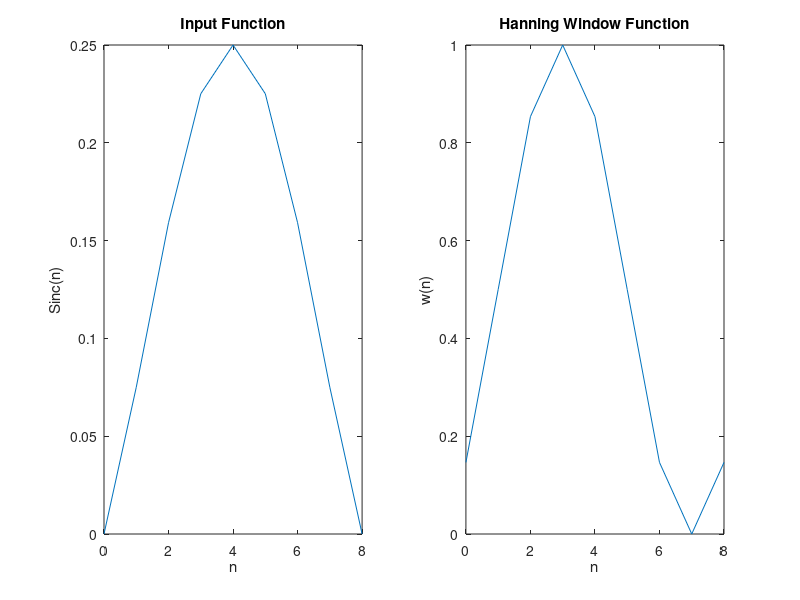
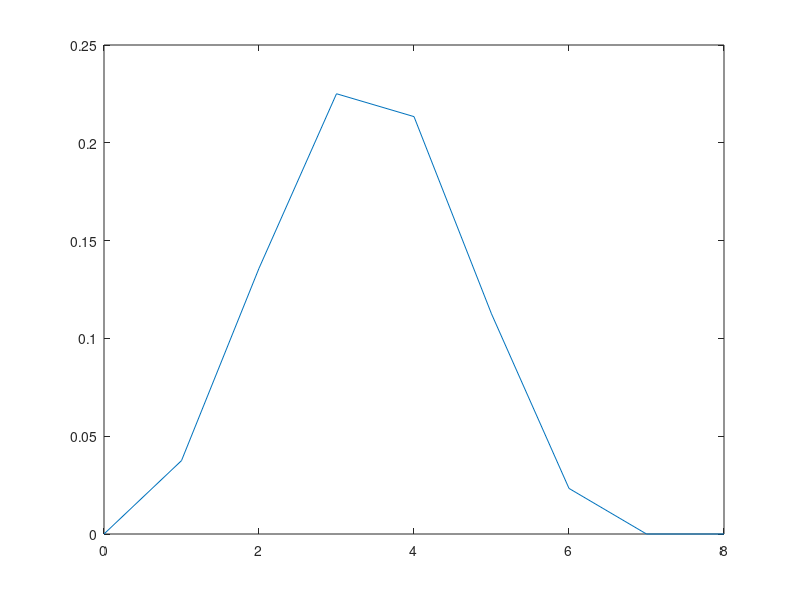
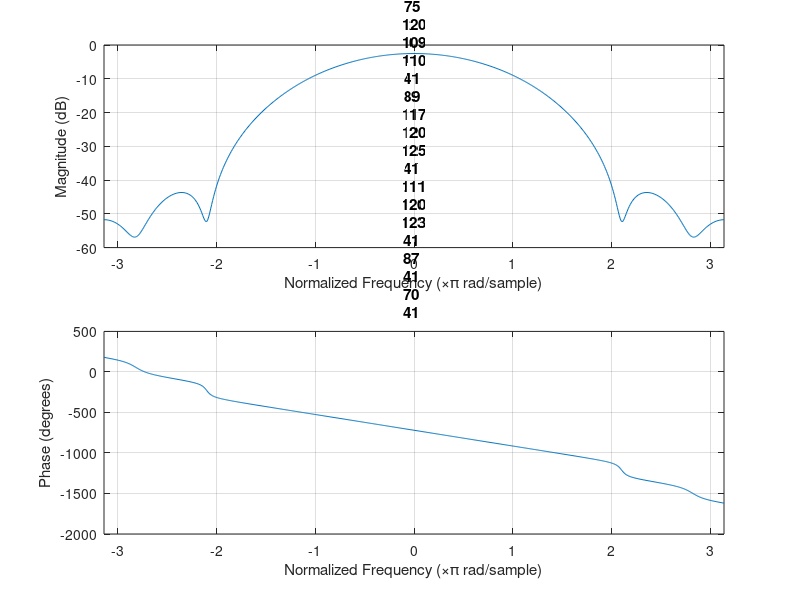
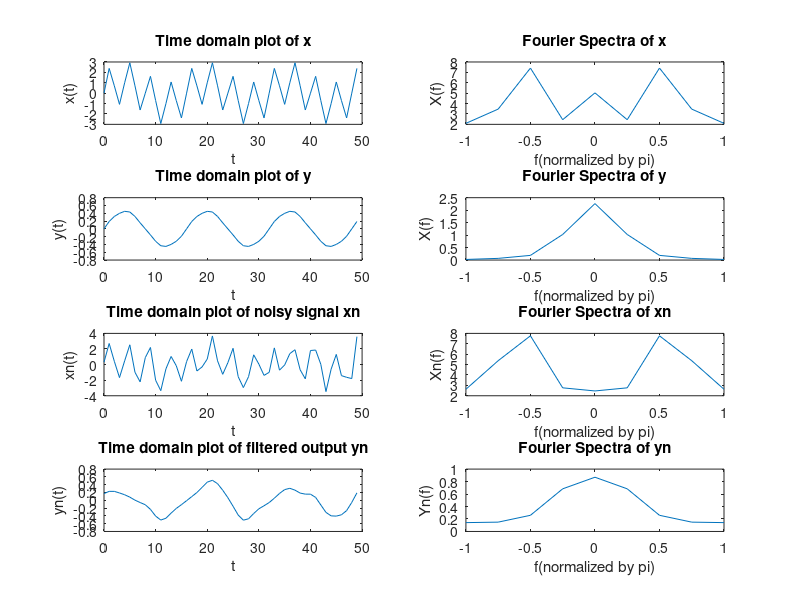

The MATLAB source for these figures, in order: (Note: this script raises an error after producing the figures.)
N=9;
n = (0:1:N-1);
k = (N-1)/2;

wc = pi/4;
hd = zeros(1,N);

for i = 0:k-1
    hd(i+1) = sin(wc*(i-k))/(pi*(i-k));
end

hd(k+1) = wc/pi;

for i = k+1:N-1
    hd(i+1) = sin(wc*(i-k))/(pi*(i-k));
end

figure(1);
subplot(121)
plot(n,hd);
title('Input Function');
xlabel('n');
ylabel('Sinc(n)');

j = 1:1:N;
w = 0.5-0.5*cos(2*pi*j/(N-1));

subplot(122)
plot(n,w);
title('Hanning Window Function');
xlabel('n');
ylabel('w(n)');

h = hd.*w;

figure(2);
plot(n,h);

W = -pi:0.01:pi;

figure(3);
freqz(h,1,W);
title("Hanning Bode Plot for N = "+N);

% Following is the second part involving filtering of the given signal

k = 15000;
n1 = 0:k; %samples for the function to be inputted

x = sin (pi/8*n1) + 2*sin(pi/2*n1); %input function x with two frequencies
y = filtfilt(h, 1, x); %filtered function


X = fftshift(fft(x,N)); %computing the fourier transform of the input x
Y = fftshift(fft(y,N)); %computing the fourier transform of the filtered output y

figure(4)
subplot(421)
plot(n1(1:50),x(1:50))
title('Time domain plot of x')
xlabel('t');
ylabel('x(t)');

subplot(422)
plot(2/(N-1)*(-(N-1)/2:(N-1)/2),abs(X));
title('Fourier Spectra of x')
xlabel('f(normalized by pi)');
ylabel('X(f)');

subplot(423)
plot(n1(1:50),y(1:50))
title('Time domain plot of y')
xlabel('t');
ylabel('y(t)');

subplot(424)
plot(2/(N-1)*(-(N-1)/2:(N-1)/2),abs(Y));
title('Fourier Spectra of y')
xlabel('f(normalized by pi)');
ylabel('X(f)');

noise = randn(1,k+1);
xn = x + noise;
yn = filtfilt(h, 1, xn);

Xn = fftshift(fft(xn,N));
Yn = fftshift(fft(yn,N));

%figure(4);
subplot(425)
plot(n1(1:50),xn(1:50))
title('Time domain plot of noisy signal xn')
xlabel('t');
ylabel('xn(t)');

subplot(426)
plot(2/(N-1)*(-(N-1)/2:(N-1)/2),abs(Xn));
title('Fourier Spectra of xn')
xlabel('f(normalized by pi)');
ylabel('Xn(f)');

subplot(427)
plot(n1(1:50),yn(1:50))
title('Time domain plot of filtered output yn')
xlabel('t');
ylabel('yn(t)');

subplot(428)
plot(2/(N-1)*(-(N-1)/2:(N-1)/2),abs(Yn));
title('Fourier Spectra of yn')
xlabel('f(normalized by pi)');
ylabel('Yn(f)');

sgtitle("Hanning window N = " + N);

input_snr=10*log(sumsqr(x)/sumsqr(noise));
output_snr=10*log(sumsqr(y)/abs(sumsqr(yn-y)));